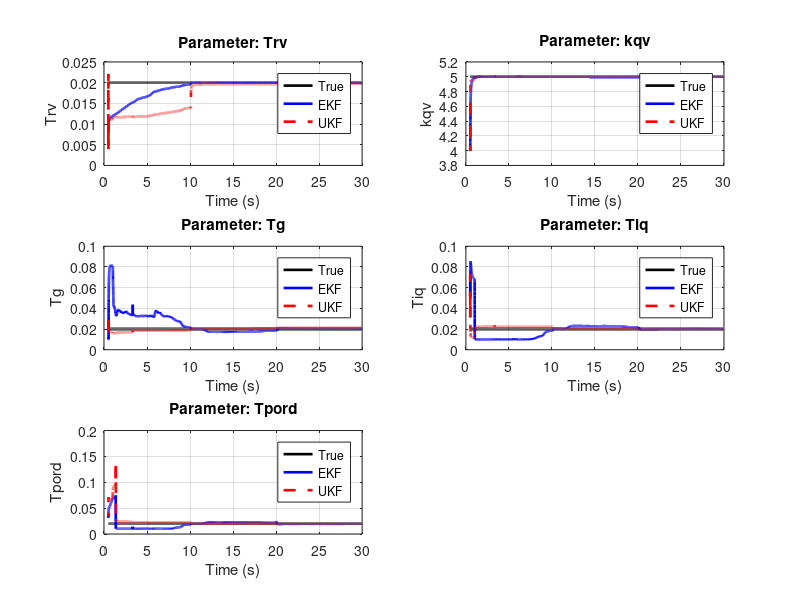

This figure's MATLAB source: (Note: this script raises an error after producing the figure.)
% === LOAD EKF AND UKF RESULTS ===
load('EKF_results.mat', 'EKF_estimates', 'true_states', 'time_vector');
load('UKF_results.mat', 'UKF_estimates');

% === TIME STRETCHING ===
stretch_factor = 10;
t_plot_long = time_vector * stretch_factor;  % Apply stretching

% === TIME SETUP ===
Nt = size(true_states, 2);
t_plot_long = t_plot_long(1:Nt-1);  % Match RK4 horizon

% === PARAMETER LABELS ===
param_labels = {'Trv', 'kqv', 'Tg', 'Tiq', 'Tpord'};

% === PLOT ALL 5 PARAMETERS ===
figure('Name','True vs EKF vs UKF - Parameter Estimates (Stretched Time)','NumberTitle','off');

for i = 1:5
    subplot(3,2,i);
    
    % Plot True
    plot(t_plot_long, true_states(i+5,1:Nt-1), 'k-', 'LineWidth', 1.9); hold on;
    
    % Plot EKF
    plot(t_plot_long, EKF_estimates(i+5,1:Nt-1), 'b-', 'LineWidth', 1.9);
    
    % Plot UKF
    plot(t_plot_long, UKF_estimates(i+5,1:Nt-1), 'r--', 'LineWidth', 1.9);
    
    title(['Parameter: ', param_labels{i}]);
    xlabel('Time (s)');
    ylabel(param_labels{i});
    legend('True', 'EKF', 'UKF');
    grid on;
end

sgtitle('Comparison of Parameter Estimates: True vs EKF vs UKF (Stretched Time)');
